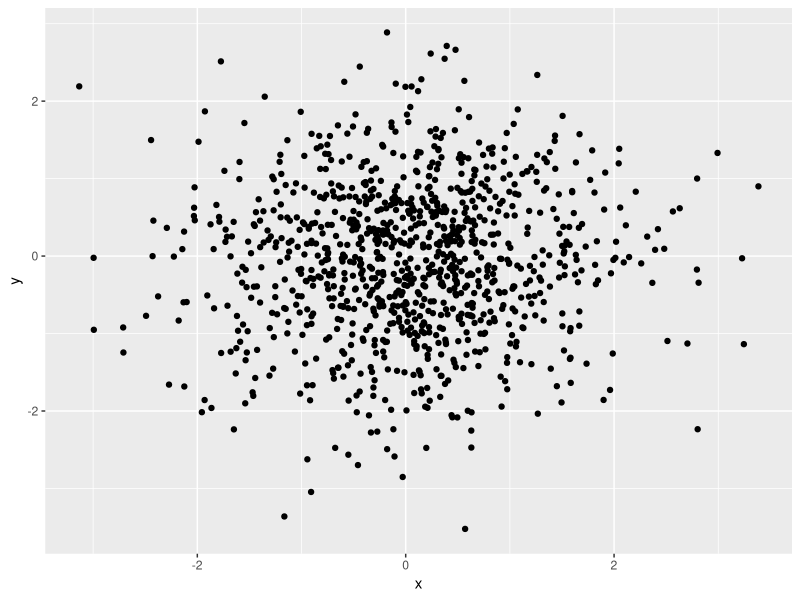

R code for this plot: (Note: this script raises an error after producing the figure.)
# Generate scatter plot with ggplot.
library(ggplot2)
data <- data.frame(x = rnorm(1000),
                   y = rnorm(1000))
p1 <- ggplot(data, aes(x = x, y = y)) + geom_point()
p1 

# Build annotation table with gridExtra::tableGrob().
library(gridExtra)
mytable <- summary(data)
tab <- tableGrob(mytable, rows=NULL, theme=tt)

# Extract x and ylims for positioning table with ggplot_build(). 
xrange <- unlist(ggplot_build(p1)$layout$panel_params[[1]][1])
yrange <- unlist(ggplot_build(p1)$layout$panel_params[[1]][8])
xmin = min(xrange)
xmax = max(xrange)
xdelta = xmax-xmin
ymin = min(yrange)
ymax = max(yrange)
ydelta = ymax-ymin

# Add annotation table to plot.
p1 <- p1 + annotation_custom(tab, xmin = xmin-0.55*xdelta, xmax, ymin = ymin+0.55*ydelta, ymax)
p1

# Generate figure with multiple plots using cowplot::plot_grid(). 
library(cowplot)
plot_grid(p1,p1,p1,p1, labels = "auto")
